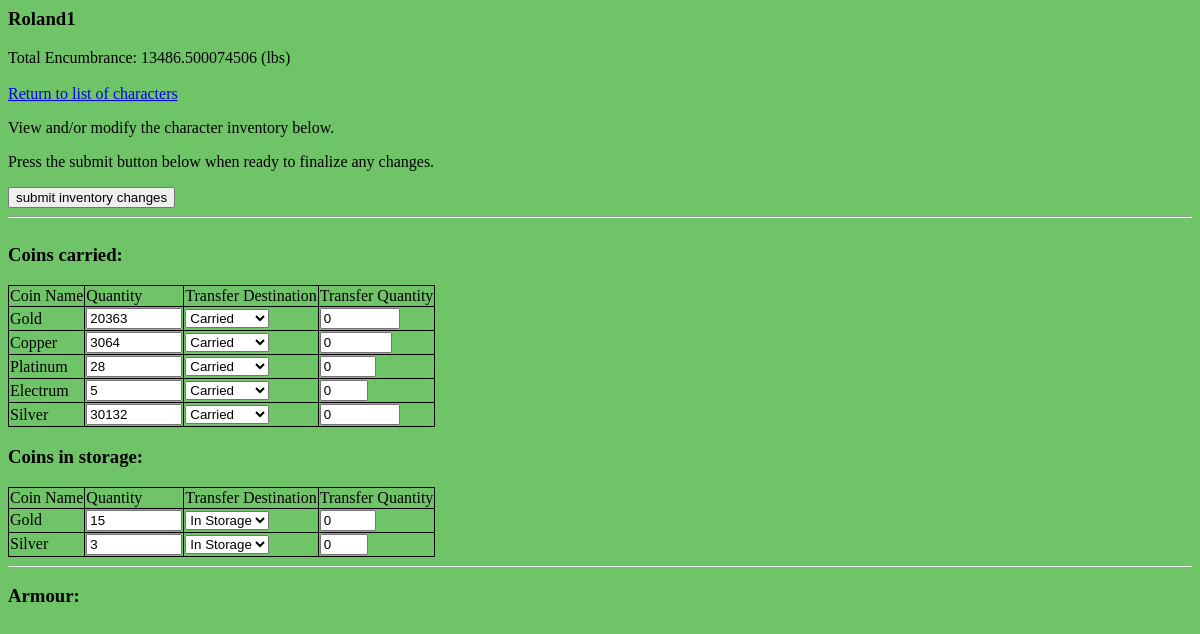
/osric_character_tools/characterinventory.php?CharacterId=45, run on the app's committed database.
### tables this page shows
CREATE TABLE IF NOT EXISTS `characters` (
  `CharacterName` varchar(255) NOT NULL,
  `CharacterGender` int(11) NOT NULL,
  `CharacterAge` float NOT NULL,
  `CharacterHeight` float NOT NULL,
  `CharacterWeight` float NOT NULL,
  `CharacterId` bigint(20) unsigned NOT NULL AUTO_INCREMENT,
  `CharacterAlignment` int(11) NOT NULL,
  `RaceId` bigint(20) NOT NULL,
  PRIMARY KEY (`CharacterId`)
);

CREATE TABLE IF NOT EXISTS `character_coins` (
  `CharacterCoinId` bigint(20) NOT NULL AUTO_INCREMENT,
  `CharacterId` bigint(20) NOT NULL,
  `CoinId` bigint(20) NOT NULL,
  `Quantity` int(11) NOT NULL,
  `ItemStatusId` int(11) NOT NULL DEFAULT '1',
  PRIMARY KEY (`CharacterCoinId`)
);

CREATE TABLE IF NOT EXISTS `coins` (
  `CoinId` bigint(20) unsigned NOT NULL AUTO_INCREMENT,
  `CoinName` varchar(16) NOT NULL,
  `CoinValueInGoldCoins` decimal(10,2) NOT NULL,
  `CoinEncumbranceInLbs` float NOT NULL,
  PRIMARY KEY (`CoinId`),
  UNIQUE KEY `CoinId` (`CoinId`)
);

### osric_character_tools/inc/OsricDb.php (called while the page is built, shortened)
<?php
class OsricDb
{
	protected $cxn;
	public function doInit($aHost,$aUser,$aPasswd)
	{
		$aDbname = "osric_db";
		$this->cxn = mysqli_connect($aHost,$aUser,$aPasswd,$aDbname) or die("Couldn't connect to server");
	}
	public function getCharacter($characterId)
	{
		if($characterId == -1)
		{
			$row['CharacterName'] = "Dummy";
			$row['CharacterGender'] = "1";
			$row['CharacterAge'] = "42";
			$row['CharacterHeight'] = "65";
		}
		else
		{
			$query = sprintf("SELECT * FROM characters WHERE CharacterId='%s'",$characterId);
			$result = mysqli_query($this->cxn,$query) or die("Couldn't execute query.");
			$row = mysqli_fetch_assoc($result);
		}
		return $row;
	}
	public function getTotalEncumbranceItemsCarried($characterId)
	{
		$query = "SELECT SUM(e.TotalItemEncumbrance) AS TotalEncumbrance FROM (SELECT (i.ItemEncumbrance * ci.Quantity) AS TotalItemEncumbrance FROM character_items ci INNER JOIN items i ON ci.ItemId = i.ItemId WHERE ci.CharacterId = '{$characterId}') AS e";
		$result = mysqli_query($this->cxn,$query) or die("Couldn't execute query: ".$query);
		$row = mysqli_fetch_assoc($result);
		return $row['TotalEncumbrance'];
	}
	public function getTotalEncumbranceCoinsCarried($characterId)
	{
		$query = "SELECT SUM(e.TotalCoinEncumbrance) AS TotalEncumbrance FROM (SELECT (c.CoinEncumbranceInLbs * cc.Quantity) AS TotalCoinEncumbrance FROM character_coins cc INNER JOIN coins c ON cc.CoinId = c.CoinId WHERE cc.CharacterId = '{$characterId}') AS e";
    	$result = mysqli_query($this->cxn,$query) or die("Couldn't execute query: ".$query);
    	$row = mysqli_fetch_assoc($result);
    	return $row['TotalEncumbrance'];
	}
	public function getTotalEncumbranceOnPerson($characterId)
	{
		$totalEncumbranceItemsCarried = $this->getTotalEncumbranceItemsCarried($characterId);
		$totalEncumbranceCoinsCarried = $this->getTotalEncumbranceCoinsCarried($characterId);
		$totalEncumbranceOnPerson = $totalEncumbranceItemsCarried + $totalEncumbranceCoinsCarried;
		return $totalEncumbranceOnPerson;
	}
	public function getCharacterCoinsInStorage($characterId)
	{
		return $this->getCharacterCoinsByStatus($characterId,"1");
	}
	public function getCharacterCoinsCarried($characterId)
	{
		return $this->getCharacterCoinsByStatus($characterId,"2");
	}
	private function getCharacterCoinsByStatus($characterId,$itemStatusId)
	{
		$query = "SELECT * FROM character_coins cc INNER JOIN coins c ON cc.CoinId = c.CoinId WHERE cc.CharacterId = $characterId AND cc.ItemStatusId = $itemStatusId";
		$result = mysqli_query($this->cxn,$query) or die("Couldn't execute query:".$query);
		for($result_set = array();$row = mysqli_fetch_assoc($result);$result_set[]=$row);
		return $result_set;
	}
}
?>

### osric_character_tools/inc/OsricHtmlHelper.php (the view, shortened to what this page needs)
<?php
class OsricHtmlHelper
{
	public static function html_listbox($name, $options, $selected_value)
	{
    	echo "<select name='$name'>";
		foreach($options as $val=>$label)
		{
		echo "<option value='{$val}'";
		if($val == $selected_value)
		{
			echo "selected";
		}
		echo ">{$label}</option>";
		}
		echo "</select>";
	}
	public static function makeHtmlTableCharacterCoins($character_coins, $itemStatusOptions, $tableId, $offset)
	{
		echo "<table id='{$tableId}'>\n";
		echo "<tr><td>Coin Name</td><td>Quantity</td><td>Transfer Destination</td><td>Transfer Quantity</td></tr>\n";
		$num_rows = count($character_coins);
		for($i=0;$i<$num_rows;$i++)
		{
    		$row = $character_coins[$i];
    		$index = $offset + $i;
			echo "<tr>";
    		echo "<td>{$row['CoinName']}</td>";
    		if($row['Quantity']){
				$coinQuantity = $row['Quantity'];
			}
			else {
				$coinQuantity = 0;
			}
			$transferSource = $row['ItemStatusId'];
    		echo "<td><input type='number' min='0' max='9999999' name='coin[{$index}][quantity]' value='{$coinQuantity}'></input></td>";
    		echo "<td>";
			static::html_listbox("coin[{$index}][transferDestination]", $itemStatusOptions, $transferSource);
    		echo "</td>";
    		echo "<td><input type='number' min='0' max='{$coinQuantity}' name='coin[{$index}][transferQuantity]' value='0'></input></td>";
    		echo "</tr>\n";
		}
		echo "</table>\n";
	}
}
?>

### osric_character_tools/characterinventory.php (shortened to what this page needs)
<?php
require_once(dirname(__FILE__)."/inc/OsricDb.php");
require_once(dirname(__FILE__)."/inc/OsricHtmlHelper.php");
$characterId = $_REQUEST['CharacterId'];
$myOsricDb = new OsricDb();
$myOsricDb->doInit($host,$user,$passwd);
$character = $myOsricDb->getCharacter($characterId);
$characterName = $character['CharacterName'];
$totalEncumbranceOnPerson = $myOsricDb->getTotalEncumbranceOnPerson($characterId);
?>
<html>
<link rel="stylesheet" type="text/css" href="./css/class.css" />
<body>
<form action="editCharacterInventory.php" method="POST">
<?php
echo "<h3>{$characterName}</h3>\n";
echo "Total Encumbrance: \n";
echo "{$totalEncumbranceOnPerson} (lbs)";
echo "<br/>\n";
echo "<br/>\n";
echo "<a href='characters.php'>Return to list of characters</a>\n";
echo "<p>View and/or modify the character inventory below.</p>";
echo "<p>Press the submit button below when ready to finalize any changes.</p>";
echo "<div><input type='submit' value='submit inventory changes'/></div>\n";
echo "<hr/>\n";
echo "<div id='CharacterInventoryContent' class='clsScrollable'>\n";
$itemStatusOptions = $myOsricDb->getItemStatusOptions();
$postArrayIndexOffset = 0;
echo "<h3>Coins carried:</h3>\n";
$character_coins_carried = $myOsricDb->getCharacterCoinsCarried($characterId);
OsricHtmlHelper::makeHtmlTableCharacterCoins($character_coins_carried, $itemStatusOptions, "osric_character_coins_carried", $postArrayIndexOffset);
echo "<h3>Coins in storage:</h3>\n";
$character_coins_in_storage = $myOsricDb->getCharacterCoinsInStorage($characterId);
echo "<hr/>\n";
echo "<h3>Armour:</h3>\n";
echo "<br/>\n";
echo "<br/>";
echo "<br/>";
echo "</div>\n";
?>
</form>
</body>
</html>

### osric_character_tools/css/class.css (style rules this page uses)
body { background-color: #6FC468; }
table { border: 1px solid black; border-collapse: collapse; }
td { border-right: 1px solid black; border-bottom: 1px solid black; }
.clsScrollable { overflow:scroll; height: 400px; }

### data on the page
characters: CharacterName "Roland1"
character_coins: CoinId.CoinName "Gold", Quantity "20363", ItemStatusId "Carried", value "0"
character_coins: CoinId.CoinName "Copper", Quantity "3064", ItemStatusId "Carried"
character_coins: CoinId.CoinName "Platinum", Quantity "28", ItemStatusId "Carried"
character_coins: CoinId.CoinName "Electrum", Quantity "5", ItemStatusId "Carried"
character_coins: CoinId.CoinName "Silver", Quantity "30132", ItemStatusId "Carried"
character_coins: CoinId.CoinName "Gold", Quantity "15", ItemStatusId "In Storage"
character_coins: CoinId.CoinName "Silver", Quantity "3", ItemStatusId "In Storage"

### other printed values
$totalEncumbranceOnPerson "13486.500074506"
